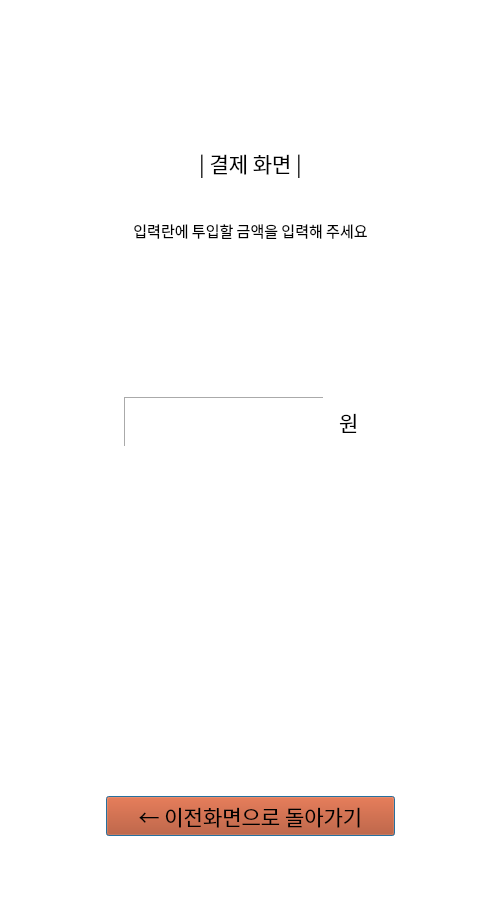
<?xml version="1.0" encoding="UTF-8"?>
<ui version="4.0">
 <class>EGGDROP</class>
 <widget class="QDialog" name="EGGDROP">
  <property name="geometry">
   <rect>
    <x>0</x>
    <y>0</y>
    <width>500</width>
    <height>900</height>
   </rect>
  </property>
  <property name="maximumSize">
   <size>
    <width>500</width>
    <height>900</height>
   </size>
  </property>
  <property name="palette">
   <palette>
    <active>
     <colorrole role="Button">
      <brush brushstyle="SolidPattern">
       <color alpha="255">
        <red>255</red>
        <green>255</green>
        <blue>255</blue>
       </color>
      </brush>
     </colorrole>
     <colorrole role="Base">
      <brush brushstyle="SolidPattern">
       <color alpha="255">
        <red>255</red>
        <green>255</green>
        <blue>255</blue>
       </color>
      </brush>
     </colorrole>
     <colorrole role="Window">
      <brush brushstyle="SolidPattern">
       <color alpha="255">
        <red>255</red>
        <green>255</green>
        <blue>255</blue>
       </color>
      </brush>
     </colorrole>
    </active>
    <inactive>
     <colorrole role="Button">
      <brush brushstyle="SolidPattern">
       <color alpha="255">
        <red>255</red>
        <green>255</green>
        <blue>255</blue>
       </color>
      </brush>
     </colorrole>
     <colorrole role="Base">
      <brush brushstyle="SolidPattern">
       <color alpha="255">
        <red>255</red>
        <green>255</green>
        <blue>255</blue>
       </color>
      </brush>
     </colorrole>
     <colorrole role="Window">
      <brush brushstyle="SolidPattern">
       <color alpha="255">
        <red>255</red>
        <green>255</green>
        <blue>255</blue>
       </color>
      </brush>
     </colorrole>
    </inactive>
    <disabled>
     <colorrole role="Button">
      <brush brushstyle="SolidPattern">
       <color alpha="255">
        <red>255</red>
        <green>255</green>
        <blue>255</blue>
       </color>
      </brush>
     </colorrole>
     <colorrole role="Base">
      <brush brushstyle="SolidPattern">
       <color alpha="255">
        <red>255</red>
        <green>255</green>
        <blue>255</blue>
       </color>
      </brush>
     </colorrole>
     <colorrole role="Window">
      <brush brushstyle="SolidPattern">
       <color alpha="255">
        <red>255</red>
        <green>255</green>
        <blue>255</blue>
       </color>
      </brush>
     </colorrole>
    </disabled>
   </palette>
  </property>
  <property name="font">
   <font>
    <family>아리따-돋움_TTF_Medium</family>
    <pointsize>12</pointsize>
   </font>
  </property>
  <property name="windowTitle">
   <string>Dialog</string>
  </property>
  <property name="styleSheet">
   <string notr="true">background: rgb(255, 255, 255)</string>
  </property>
  <widget class="QWidget" name="verticalLayoutWidget">
   <property name="geometry">
    <rect>
     <x>0</x>
     <y>0</y>
     <width>501</width>
     <height>935</height>
    </rect>
   </property>
   <layout class="QVBoxLayout" name="verticalLayout">
    <item>
     <layout class="QVBoxLayout" name="verticalLayout_2">
      <item>
       <widget class="QLabel" name="name_label">
        <property name="minimumSize">
         <size>
          <width>0</width>
          <height>100</height>
         </size>
        </property>
        <property name="maximumSize">
         <size>
          <width>16777215</width>
          <height>100</height>
         </size>
        </property>
        <property name="font">
         <font>
          <family>아리따-돋움_TTF_SemiBold</family>
          <pointsize>24</pointsize>
          <weight>75</weight>
          <bold>true</bold>
         </font>
        </property>
        <property name="text">
         <string/>
        </property>
        <property name="margin">
         <number>25</number>
        </property>
       </widget>
      </item>
     </layout>
    </item>
    <item>
     <widget class="QLabel" name="label_3">
      <property name="minimumSize">
       <size>
        <width>0</width>
        <height>50</height>
       </size>
      </property>
      <property name="maximumSize">
       <size>
        <width>16777215</width>
        <height>50</height>
       </size>
      </property>
      <property name="font">
       <font>
        <family>아리따-돋움_TTF_SemiBold</family>
        <pointsize>16</pointsize>
        <underline>false</underline>
       </font>
      </property>
      <property name="text">
       <string>| 결제 화면 |</string>
      </property>
      <property name="alignment">
       <set>Qt::AlignCenter</set>
      </property>
     </widget>
    </item>
    <item>
     <widget class="QLabel" name="label">
      <property name="minimumSize">
       <size>
        <width>0</width>
        <height>40</height>
       </size>
      </property>
      <property name="maximumSize">
       <size>
        <width>16777215</width>
        <height>40</height>
       </size>
      </property>
      <property name="font">
       <font>
        <family>아리따-돋움_TTF_Thin</family>
        <pointsize>11</pointsize>
       </font>
      </property>
      <property name="text">
       <string>입력란에 투입할 금액을 입력해 주세요</string>
      </property>
      <property name="alignment">
       <set>Qt::AlignCenter</set>
      </property>
      <property name="margin">
       <number>-2</number>
      </property>
     </widget>
    </item>
    <item>
     <layout class="QHBoxLayout" name="horizontalLayout_2">
      <item>
       <widget class="QLabel" name="label_4">
        <property name="minimumSize">
         <size>
          <width>100</width>
          <height>300</height>
         </size>
        </property>
        <property name="maximumSize">
         <size>
          <width>100</width>
          <height>300</height>
         </size>
        </property>
        <property name="text">
         <string/>
        </property>
       </widget>
      </item>
      <item>
       <widget class="QPlainTextEdit" name="money_text">
        <property name="sizePolicy">
         <sizepolicy hsizetype="Minimum" vsizetype="Minimum">
          <horstretch>0</horstretch>
          <verstretch>0</verstretch>
         </sizepolicy>
        </property>
        <property name="minimumSize">
         <size>
          <width>200</width>
          <height>50</height>
         </size>
        </property>
        <property name="maximumSize">
         <size>
          <width>200</width>
          <height>50</height>
         </size>
        </property>
        <property name="font">
         <font>
          <family>아리따-돋움_TTF_Light</family>
          <pointsize>16</pointsize>
         </font>
        </property>
        <property name="frameShape">
         <enum>QFrame::Panel</enum>
        </property>
        <property name="frameShadow">
         <enum>QFrame::Sunken</enum>
        </property>
        <property name="lineWidth">
         <number>1</number>
        </property>
        <property name="midLineWidth">
         <number>0</number>
        </property>
        <property name="verticalScrollBarPolicy">
         <enum>Qt::ScrollBarAlwaysOff</enum>
        </property>
        <property name="horizontalScrollBarPolicy">
         <enum>Qt::ScrollBarAlwaysOff</enum>
        </property>
        <property name="sizeAdjustPolicy">
         <enum>QAbstractScrollArea::AdjustToContents</enum>
        </property>
        <property name="tabChangesFocus">
         <bool>false</bool>
        </property>
        <property name="lineWrapMode">
         <enum>QPlainTextEdit::NoWrap</enum>
        </property>
       </widget>
      </item>
      <item>
       <widget class="QLabel" name="label_2">
        <property name="minimumSize">
         <size>
          <width>35</width>
          <height>50</height>
         </size>
        </property>
        <property name="maximumSize">
         <size>
          <width>35</width>
          <height>50</height>
         </size>
        </property>
        <property name="font">
         <font>
          <family>아리따-돋움_TTF_Medium</family>
          <pointsize>16</pointsize>
         </font>
        </property>
        <property name="text">
         <string>원</string>
        </property>
       </widget>
      </item>
      <item>
       <widget class="QLabel" name="label_5">
        <property name="minimumSize">
         <size>
          <width>100</width>
          <height>300</height>
         </size>
        </property>
        <property name="maximumSize">
         <size>
          <width>100</width>
          <height>300</height>
         </size>
        </property>
        <property name="text">
         <string/>
        </property>
       </widget>
      </item>
     </layout>
    </item>
    <item>
     <widget class="QLabel" name="label_6">
      <property name="minimumSize">
       <size>
        <width>0</width>
        <height>100</height>
       </size>
      </property>
      <property name="maximumSize">
       <size>
        <width>16777215</width>
        <height>100</height>
       </size>
      </property>
      <property name="text">
       <string/>
      </property>
     </widget>
    </item>
    <item>
     <layout class="QHBoxLayout" name="horizontalLayout_4">
      <item>
       <widget class="QLabel" name="label_8">
        <property name="minimumSize">
         <size>
          <width>100</width>
          <height>200</height>
         </size>
        </property>
        <property name="maximumSize">
         <size>
          <width>50</width>
          <height>200</height>
         </size>
        </property>
        <property name="font">
         <font>
          <family>-윤고딕310</family>
         </font>
        </property>
        <property name="text">
         <string/>
        </property>
       </widget>
      </item>
      <item>
       <widget class="QPushButton" name="return_btn">
        <property name="minimumSize">
         <size>
          <width>0</width>
          <height>40</height>
         </size>
        </property>
        <property name="maximumSize">
         <size>
          <width>16777215</width>
          <height>40</height>
         </size>
        </property>
        <property name="font">
         <font>
          <family>아리따-돋움_TTF_Medium</family>
          <pointsize>16</pointsize>
          <weight>50</weight>
          <bold>false</bold>
         </font>
        </property>
        <property name="toolTip">
         <string/>
        </property>
        <property name="styleSheet">
         <string notr="true">background: rgb(184, 62, 14)</string>
        </property>
        <property name="text">
         <string>← 이전화면으로 돌아가기</string>
        </property>
       </widget>
      </item>
      <item>
       <widget class="QLabel" name="label_9">
        <property name="minimumSize">
         <size>
          <width>100</width>
          <height>200</height>
         </size>
        </property>
        <property name="maximumSize">
         <size>
          <width>100</width>
          <height>200</height>
         </size>
        </property>
        <property name="text">
         <string/>
        </property>
       </widget>
      </item>
     </layout>
    </item>
   </layout>
  </widget>
 </widget>
 <resources>
  <include location="../../../../../Downloads/eggdrop.jpg"/>
 </resources>
 <connections/>
</ui>
